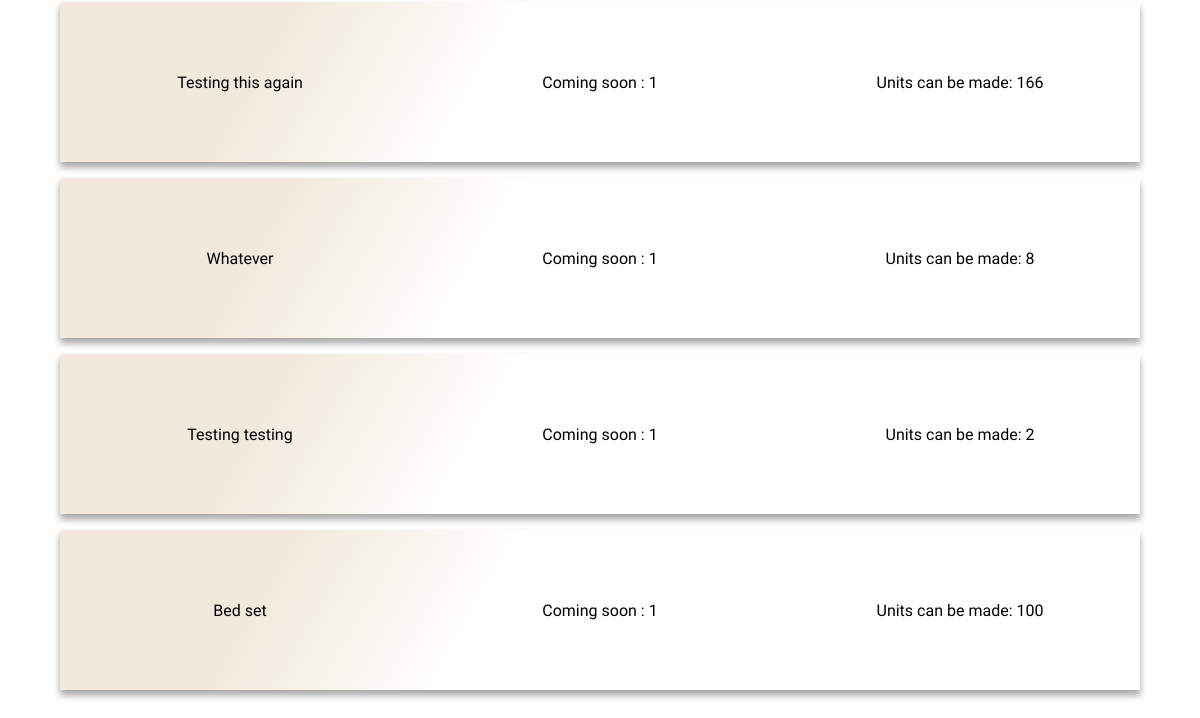
Before: /products/ (lower part) with the older database file.
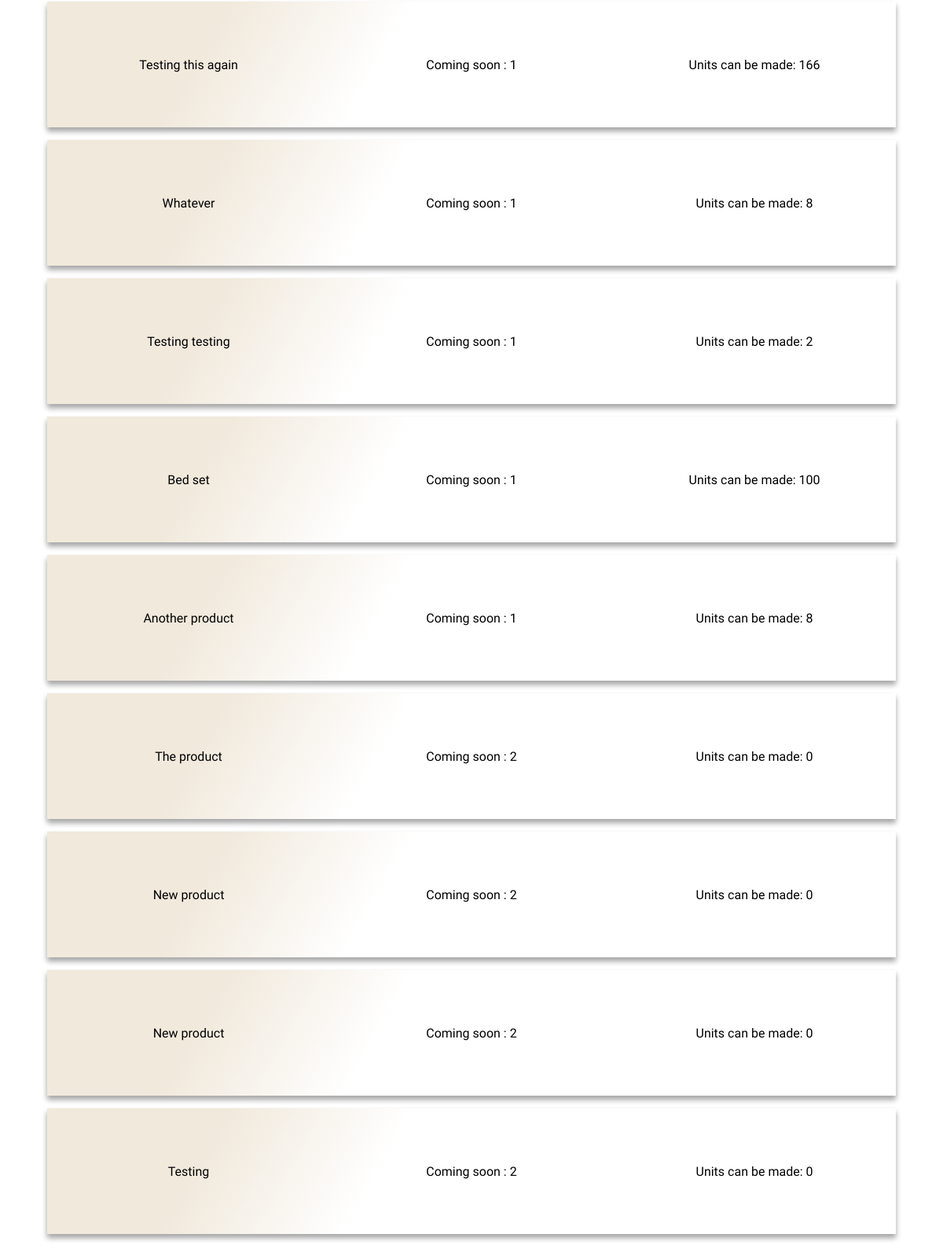
After: the same page with the newer database file.
### stock/models.py (models this page shows)
class Product(models.Model):
    name = models.CharField(max_length=100)
    stock_parts = models.ManyToManyField(Stock)
    company = models.ForeignKey(User, on_delete=models.CASCADE, default=1)
    def __str__(self):
        return f'{self.name}'

### stock/views.py (the view)
# urls.py: path('products/', product_page, name='products'),
def product_page(request):
    current_user = request.user
    products = Product.objects.all()
    number_to_be_made = {}
    for product in products:
        parts = Parts.objects.filter(
            product_part_belongs_to=product.id
            )
        units = {}
        amount = []
        total_units_to_be_made = {}
        for i in parts:
            units_to_make = (i.item.number_in_stock / i.number_required)
            units_to_make = math.floor(units_to_make)
            units[i.product_part_belongs_to] = units_to_make
            amount.append(units_to_make)
        amount.sort()
        amount = amount[:1]
        if len(amount) == 0 or amount[0] == 0:
            total_units_to_be_made = 0
        else:
            for num in amount:
                int(num)
                total_units_to_be_made = num
        number_to_be_made[product.id] = total_units_to_be_made
    context = {
        'products': products,
        'number_to_be_made': number_to_be_made,
        'current_user': current_user
    }
    return render(request, 'products.html', context)

### stock/templates/products.html (shortened to what this page needs)
{% extends 'base.html' %}
{% load static %}
{% block head %}
    <link rel="stylesheet" href="{% static 'css/product.css' %}">
    <link rel="stylesheet" href="{% static 'css/style.css' %}">
{% endblock %}
{% block content %}
    <div class="product-container">
        {% for product in products %}
            <div class="product-row">
                <div class="product">
                    <a href="{% url 'product-detail' product.id %}">{{ product }}</a>
                </div>
                <div class="orders">
                    Coming soon : {{ product.company.id }}
                </div>
                <div class="unit-number">
                    {% for key, value in number_to_be_made.items %}
                        {% if product.id == key %}
                            Units can be made: {{ value }}
                        {% endif %}
                    {% endfor %}
                </div>
            </div>
        {% endfor %}
    </div>
{% endblock %}

Changed rows visible on the page:
added Product: name "Another product", company.id "1", number_to_be_made "8"
added Product: name "The product", company.id "2", number_to_be_made "0"
added Product: name "New product", company.id "2", number_to_be_made "0"
added Product: name "New product", company.id "2", number_to_be_made "0"
added Product: name "Testing", company.id "2", number_to_be_made "0"
